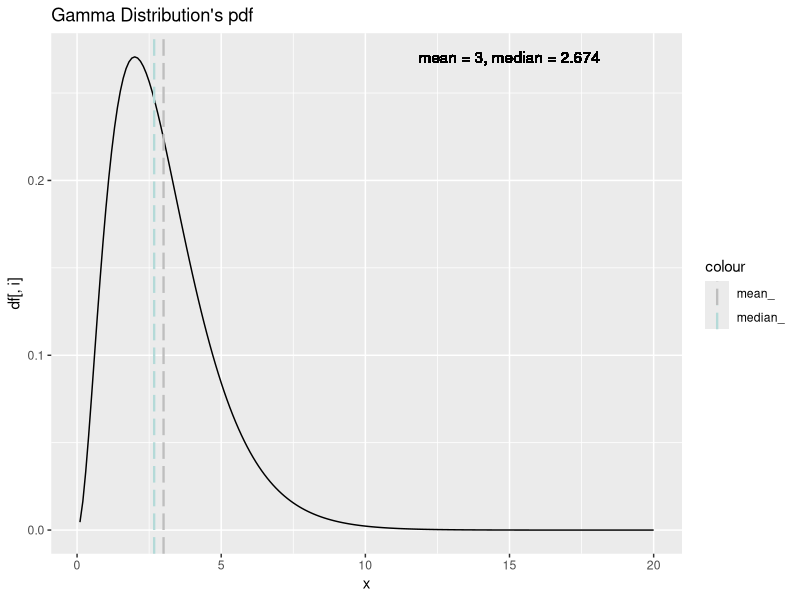
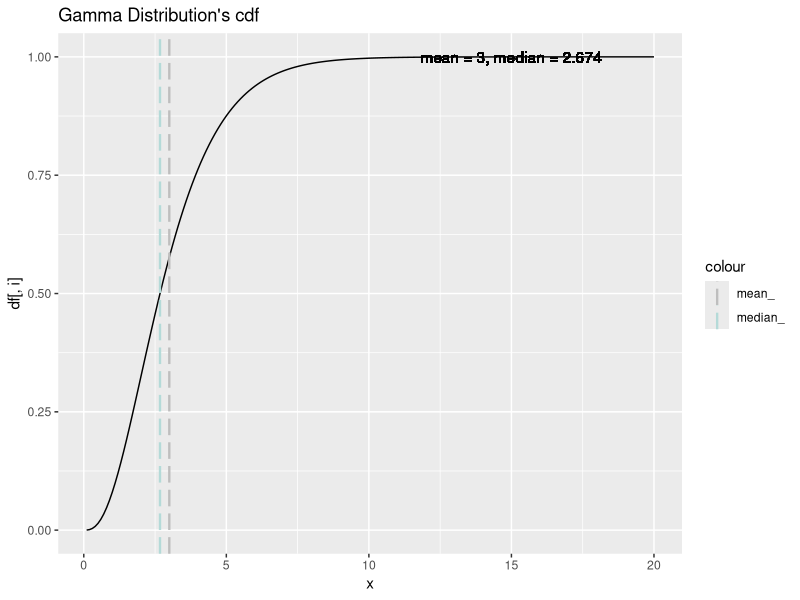
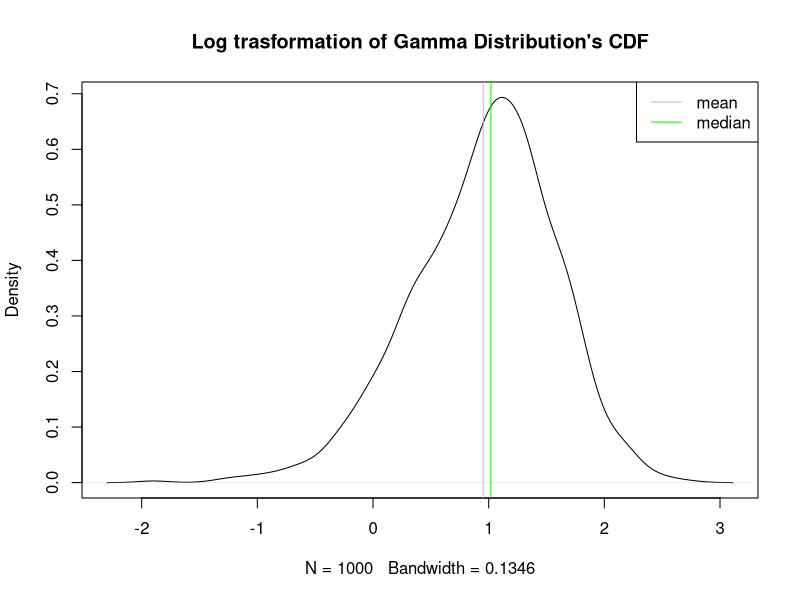
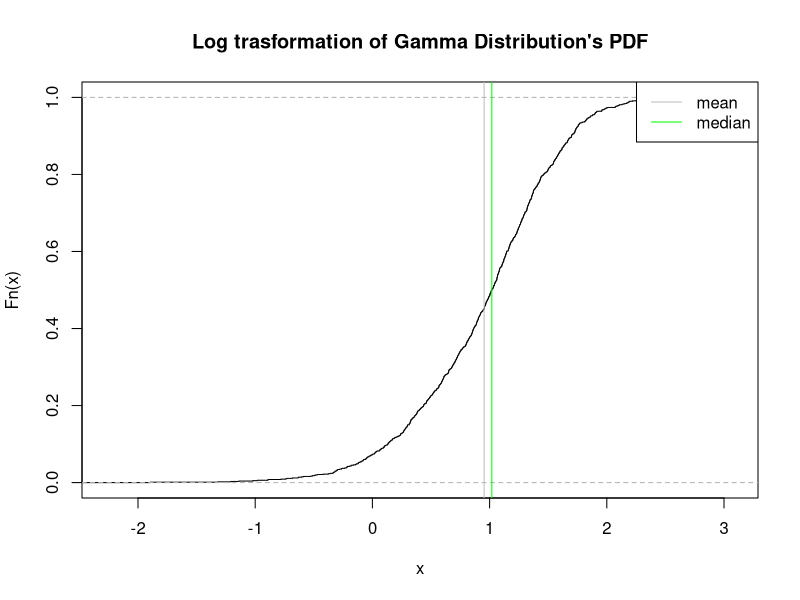
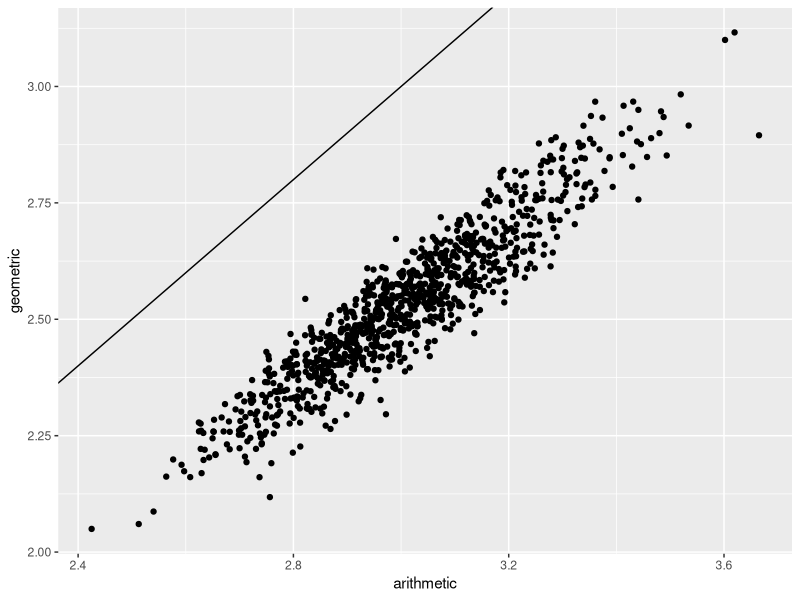
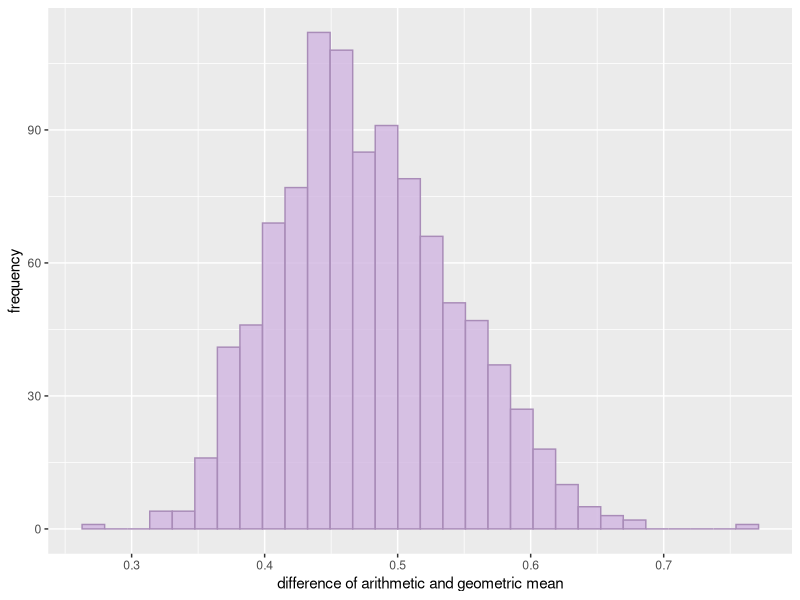
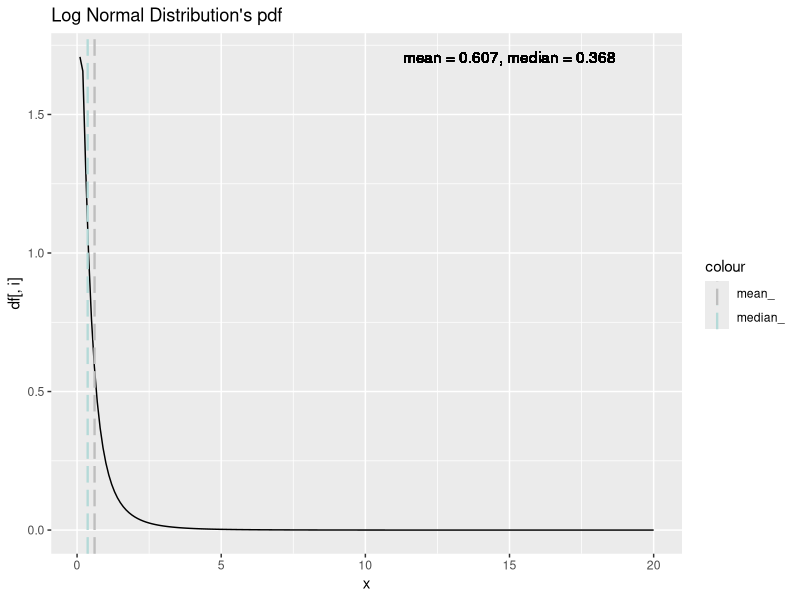
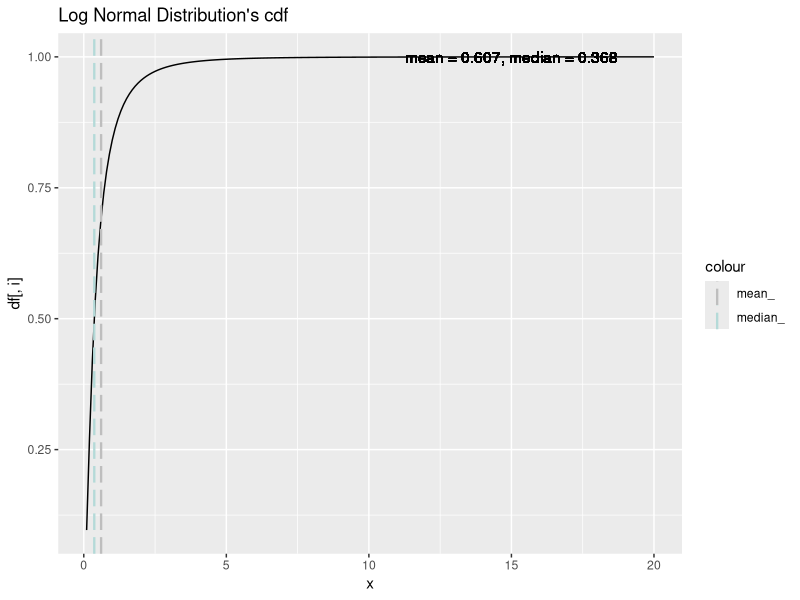

These charts were generated, in order, by the following R code:
## ---- chunk 1
knitr::opts_chunk$set(echo=TRUE, warning=FALSE, message=FALSE, cache=TRUE)
## ---- chunk 2
library(dplyr)
library(ggplot2)
library(tidyverse)
## ---- chunk 3

n = 100
sum = c()

arithmetic = c()
geometric = c()
x_ = seq(0.1,20, by = 0.1)
sum$pdf_g = dgamma(x_, shape = 3, scale = 1)
sum$cdf_g = pgamma(x_, shape = 3, scale = 1)
log_pdf = rgamma(1000, shape = 3, scale = 1) %>% log()
sum = data.frame(sum)

l = c("Gamma Distribution", "Log Normal Distribution", "Uniform Distribution")


shape = 3
scale = 1
mean = shape * scale
median = qgamma(.5, shape = 3, scale = 1) %>% round(., 3)

# plot pdf, median, mean of gamma distribution of x
plot_ = function(df, j){
  for(i in 1:length(colnames(df))){
    print(df %>%
    ggplot(aes(x = x_, y = df[, i])) +
    geom_line() + 
      geom_vline(aes(xintercept = mean, colour = "mean_"),
           linetype ="longdash", size = .8) +
      geom_vline(aes(xintercept = median, colour = "median_"),
          linetype ="longdash", size = .8) +
      labs(x = "x", title = sprintf("%s's %s", l[j], {{colnames(df)[i] %>% str_split(., pattern = "_") %>% unlist() %>% '['(1)}})) +
      geom_text(x =max(x_)-5, y = max(df[, i]), label = sprintf("mean = %s, median = %s", mean,median)) +
      scale_color_manual(values = c(mean_ = "gray", median_ = "#B4DAD8"))
    )
  }
}

plot_(sum,1)


# plot pdf, median, mean of gamma distribution of x after log trnasformation
plot(density(log_pdf), type = "l", main = "Log trasformation of Gamma Distribution's CDF")
abline(v = mean(log_pdf), col = "grey")
abline(v = median(log_pdf), col = "green")
legend("topright", c("mean", "median"), col = c("grey", "green"),lty= c(1,1))

plot(ecdf(log_pdf), main = "Log trasformation of Gamma Distribution's PDF")
abline(v = mean(log_pdf), col = "grey")
abline(v = median(log_pdf), col = "green")
legend("topright", c("mean", "median"), col = c("grey", "green"),lty= c(1,1))



# generate 1000 samples of size 100. For each sample, calculate the geometric and arithmetic mean. Generate a scatter plot of the geometic and arithmetic sample means. 
for(i in 1:1000){
  x <- rgamma(n, shape = 3, scale = 1)
arithmetic[i] = mean(x)
geometric[i] = (prod(x))^(1/100)
}
sum_mean = data.frame(arithmetic, geometric)
sum_mean %>% ggplot(aes(x = arithmetic, y = geometric)) + geom_point() +
  geom_abline(intercept = 0, slope = 1)

# Generate a histogram of the difference between the arithmetic mean and the geometric mean.
sum_mean %>%
  summarise(dif = arithmetic - geometric) %>%
  ggplot(aes(x = dif)) +
  geom_histogram(color = "#A98CB8", alpha = 0.8, fill = "#D1B5E1") +
  labs(x = "difference of arithmetic and geometric mean", 
       y = "frequency")


# relationship between E[log(X)] and log(E[X])? 
# E[log(x)]
integrand <- function(x) {log(x)*(dgamma(x, shape = 3, scale = 1))}
integrate(integrand, lower = 0, upper = Inf)

#log([E(x)])
integrand2 <- function(x) {x*(dgamma(x, shape = 3, scale = 1))}
integrate(integrand2, lower = 0, upper = Inf)[[1]] %>% as.numeric() %>% log()
## ---- chunk 4
sum_ln = c()
sum_ln$pdf_g = dlnorm(x_, meanlog = -1, sdlog = 1)
sum_ln$cdf_g = plnorm(x_, meanlog = -1, sdlog = 1)
log_pdf = rlnorm(x_, meanlog = -1, sdlog = 1) %>% log()
sum_ln = data.frame(sum_ln)

meanlog = -1
sdlog = 1
mean = exp(meanlog + (sdlog / 2)) %>% round(., 3)
median = qlnorm(.5, meanlog = -1, sdlog = 1) %>% round(., 3)

plot_(sum_ln, 2)

# plot pdf, median, mean of log normal distribution of x after log trnasformation
plot(density(log_pdf), -1, 5, type = "l", main = "Log trasformation of Log Normal Distribution's CDF")
abline(v = mean(log_pdf), col = "grey")
abline(v = median(log_pdf), col = "green")
legend("topright", c("mean", "median"), col = c("grey", "green"),lty= c(1,1))

plot(ecdf(log_pdf), xlim = c(-1, 5), main = "Log trasformation of Log Normal Distribution's PDF")
abline(v = mean(log_pdf), col = "grey")
abline(v = median(log_pdf), col = "green")
legend("topright", c("mean", "median"), col = c("grey", "green"),lty= c(1,1))


for(i in 1:1000){
  x = rlnorm(n, meanlog = -1, sdlog = 1)
arithmetic[i] = x %>% mean()
geometric[i] = (prod(x))^(1/100)
}
sum_mean_ln = data.frame(arithmetic, geometric)
sum_mean_ln %>% ggplot(aes(x = arithmetic, y = geometric)) + geom_point() +
  geom_abline(intercept = 0, slope = 1)

# Generate a histogram of the difference between the arithmetic mean and the geometric mean.
sum_mean_ln %>%
  summarise(dif = arithmetic - geometric) %>%
  ggplot(aes(x = dif)) +
  geom_histogram(color = "#8C9DB8", alpha = 0.8, fill = "#A8BEE1") +
  labs(x = "difference of arithmetic and geometric mean", 
       y = "frequency")

# E[log(x)]
integrand <- function(x) {log(x)*(dlnorm(x, meanlog = -1, sdlog = 1))}
integrate(integrand, lower = 0, upper = Inf)

#log([E(x)])
integrand2 <- function(x) {x*(dlnorm(x, meanlog = -1, sdlog = 1))}
integrate(integrand2, lower = 0, upper = Inf)[[1]] %>% as.numeric() %>% log()

## ---- chunk 5
sum_uni = c()
sum_uni$pdf_g = dunif(x_, min = 0, max = 12)
sum_uni$cdf_g = punif(x_, min = 0, max = 12)
log_pdf = runif(1000, min = 0, max = 12) %>% log()
sum_uni = data.frame(sum_uni)

min = 0
max = 12
mean = (min + max)/2
median = qunif(.5, min, max) %>% round(., 3)

plot_(sum_uni, 3)

# plot pdf, median, mean of uniform distribution of x after log trnasformation
plot(density(log_pdf), -1, 13, type = "l", main = "Log trasformation of Uniform Distribution's CDF")
abline(v = mean(log_pdf), col = "grey")
abline(v = median(log_pdf), col = "green")
legend("topleft", c("mean", "median"), col = c("grey", "green"),lty= c(1,1))

plot(ecdf(log_pdf), xlim = c(-8, 13), main = "Log trasformation of Uniform Distribution's PDF")
abline(v = mean(log_pdf), col = "grey")
abline(v = median(log_pdf), col = "green")
legend("topleft", c("mean", "median"), col = c("grey", "green"),lty= c(1,1))


for(i in 1:1000){
  x = runif(n, min = 0, max = 121)
arithmetic[i] = x %>% mean()
geometric[i] = (prod(x))^(1/100)
}
sum_mean_uni = data.frame(arithmetic, geometric)
sum_mean_uni %>% ggplot(aes(x = arithmetic, y = geometric)) + geom_point() +
  geom_abline(intercept = 0, slope = 1)

# Generate a histogram of the difference between the arithmetic mean and the geometric mean.
sum_mean_uni %>%
  summarise(dif = arithmetic - geometric) %>%
  ggplot(aes(x = dif)) +
  geom_histogram(color = "#C9819A", alpha = 0.8, fill = "#E797B3") +
  labs(x = "difference of arithmetic and geometric mean", 
       y = "frequency")

# E[log(x)]
integrand <- function(x) {log(x)*(dunif(x, min = 0, max = 12))}
integrate(integrand, lower = 0, upper = Inf)

#log([E(x)])
integrand2 <- function(x) {x*(dunif(x, min = 0, max = 12))}
integrate(integrand2, lower = 0, upper = Inf)[[1]] %>% as.numeric() %>% log()

